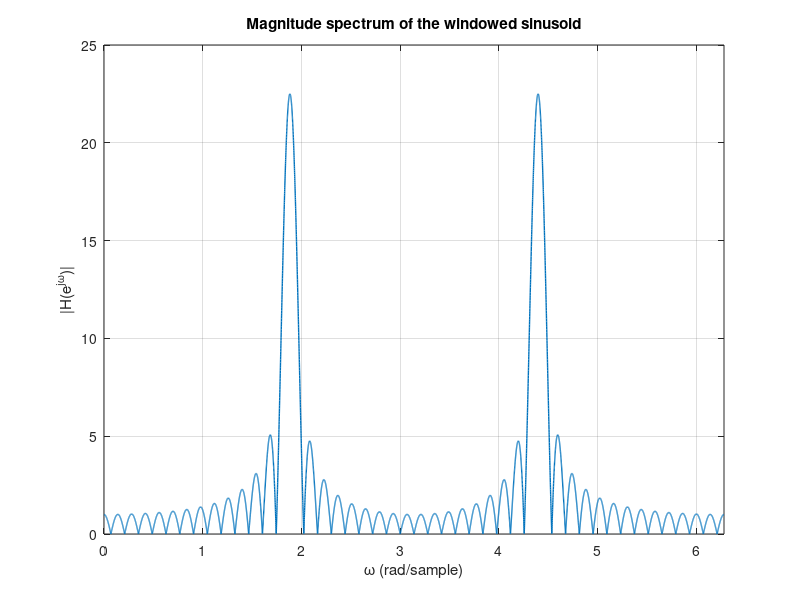
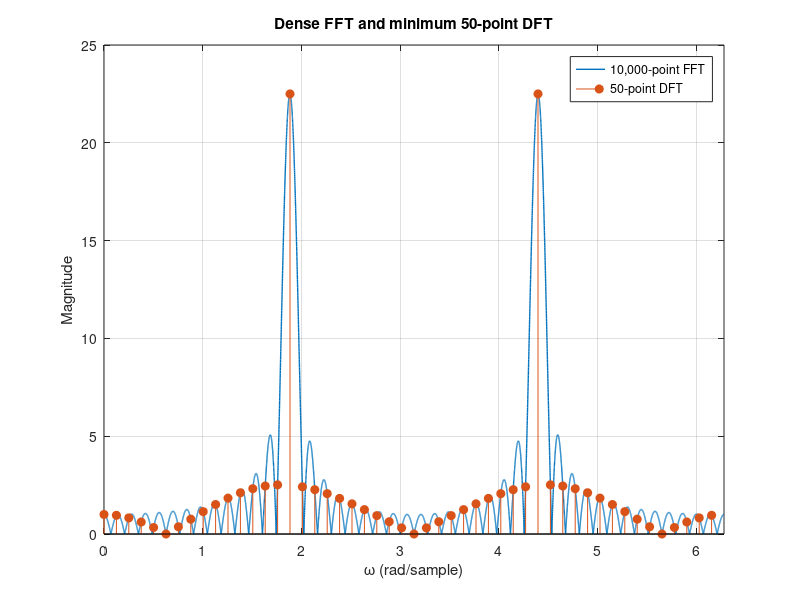

Write the MATLAB code that produced these figures, in order.
clear;
close all;
clc;

% ANALYSIS OF A DISCRETE-TIME SINUSOIDAL SEQUENCE
% The signal is a cosine with normalized angular frequency 3*pi/5 rad/sample.
% A rectangular window limits the observation to L = 45 samples.
% The script compares a dense FFT with the minimum suitable DFT length.

n = 0:9999;
x = cos(3*pi*n/5);

L = 45;          % Observation-window length
N = 10000;       % Dense FFT length

% Keep the first 45 samples and set the rest to zero
w = [rectwin(L).' zeros(1, length(x)-L)];
h = x .* w;

% Dense FFT
H = fft(h, N);
omega = 2*pi*(0:N-1)/N;

figure;
plot(omega, abs(H), 'LineWidth', 1);
xlim([0 2*pi]);
grid on;
xlabel('\omega (rad/sample)');
ylabel('|H(e^{j\omega})|');
title('Magnitude spectrum of the windowed sinusoid');

% The sinusoid has a fundamental discrete-time period of 10 samples.
% To include the complete 45-sample observation interval, the DFT length
% must satisfy:
%   1) N_DFT >= L
%   2) N_DFT is a multiple of the signal period, 10
%
% The smallest value satisfying both conditions is 50.
Nmin = 50;
H_min = fft(h, Nmin);
omega_min = 2*pi*(0:Nmin-1)/Nmin;

figure;
plot(omega, abs(H), 'LineWidth', 1);
hold on;
stem(omega_min, abs(H_min), 'filled');
hold off;
xlim([0 2*pi]);
grid on;
xlabel('\omega (rad/sample)');
ylabel('Magnitude');
title('Dense FFT and minimum 50-point DFT');
legend('10,000-point FFT', '50-point DFT', 'Location', 'best');
